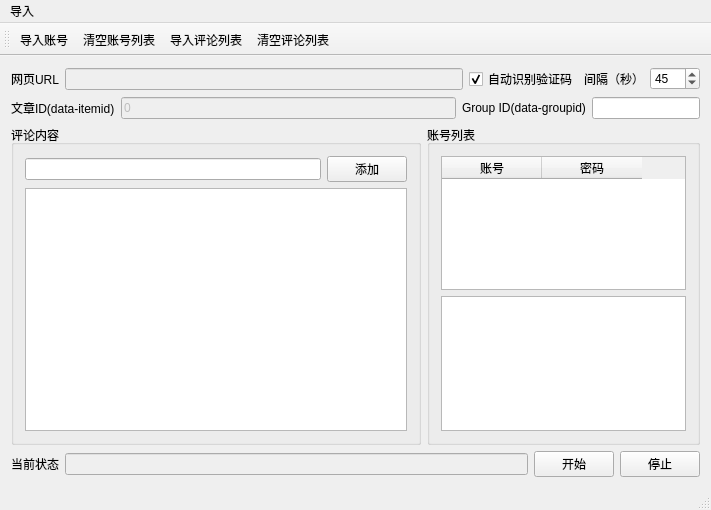
<?xml version="1.0" encoding="UTF-8"?>
<ui version="4.0">
 <class>autobots_toutiaoClass</class>
 <widget class="QMainWindow" name="autobots_toutiaoClass">
  <property name="geometry">
   <rect>
    <x>0</x>
    <y>0</y>
    <width>711</width>
    <height>510</height>
   </rect>
  </property>
  <property name="windowTitle">
   <string>今日头条发帖</string>
  </property>
  <widget class="QWidget" name="centralWidget">
   <layout class="QGridLayout" name="gridLayout_4">
    <item row="0" column="0" colspan="2">
     <layout class="QHBoxLayout" name="horizontalLayout_3">
      <item>
       <widget class="QLabel" name="label_3">
        <property name="text">
         <string>网页URL</string>
        </property>
       </widget>
      </item>
      <item>
       <widget class="QLineEdit" name="lineEdit_url">
        <property name="enabled">
         <bool>false</bool>
        </property>
       </widget>
      </item>
      <item>
       <widget class="QCheckBox" name="checkBox_code_online">
        <property name="text">
         <string>自动识别验证码</string>
        </property>
        <property name="checked">
         <bool>true</bool>
        </property>
       </widget>
      </item>
     </layout>
    </item>
    <item row="0" column="2">
     <layout class="QHBoxLayout" name="horizontalLayout_8">
      <item>
       <widget class="QLabel" name="label_5">
        <property name="text">
         <string>间隔（秒）</string>
        </property>
       </widget>
      </item>
      <item>
       <widget class="QSpinBox" name="spinBox_interval">
        <property name="minimum">
         <number>5</number>
        </property>
        <property name="maximum">
         <number>600</number>
        </property>
        <property name="singleStep">
         <number>5</number>
        </property>
        <property name="value">
         <number>45</number>
        </property>
       </widget>
      </item>
     </layout>
    </item>
    <item row="1" column="0">
     <layout class="QHBoxLayout" name="horizontalLayout_2">
      <item>
       <widget class="QLabel" name="label_2">
        <property name="text">
         <string>文章ID(data-itemid)</string>
        </property>
       </widget>
      </item>
      <item>
       <widget class="QLineEdit" name="lineEdit_page_id">
        <property name="enabled">
         <bool>false</bool>
        </property>
        <property name="text">
         <string>0</string>
        </property>
       </widget>
      </item>
     </layout>
    </item>
    <item row="1" column="1" colspan="2">
     <layout class="QHBoxLayout" name="horizontalLayout_4">
      <item>
       <widget class="QLabel" name="label_4">
        <property name="text">
         <string>Group ID(data-groupid)</string>
        </property>
       </widget>
      </item>
      <item>
       <widget class="QLineEdit" name="lineEdit_comment_group">
        <property name="enabled">
         <bool>true</bool>
        </property>
       </widget>
      </item>
     </layout>
    </item>
    <item row="2" column="0" colspan="3">
     <layout class="QHBoxLayout" name="horizontalLayout_6">
      <item>
       <widget class="QGroupBox" name="groupBox">
        <property name="sizePolicy">
         <sizepolicy hsizetype="Preferred" vsizetype="Preferred">
          <horstretch>6</horstretch>
          <verstretch>0</verstretch>
         </sizepolicy>
        </property>
        <property name="title">
         <string>评论内容</string>
        </property>
        <layout class="QGridLayout" name="gridLayout">
         <item row="0" column="0">
          <layout class="QHBoxLayout" name="horizontalLayout_7">
           <item>
            <widget class="QLineEdit" name="lineEdit_comment_id"/>
           </item>
           <item>
            <widget class="QPushButton" name="pushButton_add_comment_id">
             <property name="text">
              <string>添加</string>
             </property>
            </widget>
           </item>
          </layout>
         </item>
         <item row="1" column="0">
          <widget class="QListWidget" name="listWidget_comment_id">
           <property name="sizePolicy">
            <sizepolicy hsizetype="Expanding" vsizetype="Expanding">
             <horstretch>2</horstretch>
             <verstretch>0</verstretch>
            </sizepolicy>
           </property>
          </widget>
         </item>
        </layout>
       </widget>
      </item>
      <item>
       <widget class="QGroupBox" name="groupBox_2">
        <property name="sizePolicy">
         <sizepolicy hsizetype="Preferred" vsizetype="Preferred">
          <horstretch>4</horstretch>
          <verstretch>0</verstretch>
         </sizepolicy>
        </property>
        <property name="title">
         <string>账号列表</string>
        </property>
        <layout class="QGridLayout" name="gridLayout_2">
         <item row="0" column="0">
          <widget class="QTableWidget" name="tableWidget_account_id">
           <column>
            <property name="text">
             <string>账号</string>
            </property>
           </column>
           <column>
            <property name="text">
             <string>密码</string>
            </property>
           </column>
          </widget>
         </item>
         <item row="1" column="0">
          <widget class="QTextBrowser" name="textBrowser_commentid"/>
         </item>
        </layout>
       </widget>
      </item>
     </layout>
    </item>
    <item row="3" column="0" colspan="3">
     <layout class="QHBoxLayout" name="horizontalLayout">
      <item>
       <layout class="QGridLayout" name="gridLayout_3">
        <item row="0" column="0">
         <widget class="QLabel" name="label_1">
          <property name="text">
           <string>当前状态</string>
          </property>
         </widget>
        </item>
        <item row="0" column="1">
         <widget class="QLineEdit" name="lineEdit_msg">
          <property name="enabled">
           <bool>false</bool>
          </property>
         </widget>
        </item>
       </layout>
      </item>
      <item>
       <layout class="QHBoxLayout" name="horizontalLayout_5">
        <item>
         <widget class="QPushButton" name="pushButton_start">
          <property name="text">
           <string>开始</string>
          </property>
         </widget>
        </item>
        <item>
         <widget class="QPushButton" name="pushButton_pause">
          <property name="text">
           <string>停止</string>
          </property>
         </widget>
        </item>
       </layout>
      </item>
     </layout>
    </item>
   </layout>
  </widget>
  <widget class="QMenuBar" name="menuBar">
   <property name="geometry">
    <rect>
     <x>0</x>
     <y>0</y>
     <width>711</width>
     <height>23</height>
    </rect>
   </property>
   <widget class="QMenu" name="menu">
    <property name="title">
     <string>导入</string>
    </property>
    <addaction name="action_from_txt"/>
    <addaction name="action_clear_accounts"/>
    <addaction name="action_import_commentid"/>
    <addaction name="action_clear_comments"/>
   </widget>
   <addaction name="menu"/>
  </widget>
  <widget class="QToolBar" name="mainToolBar">
   <attribute name="toolBarArea">
    <enum>TopToolBarArea</enum>
   </attribute>
   <attribute name="toolBarBreak">
    <bool>false</bool>
   </attribute>
   <addaction name="action_from_txt"/>
   <addaction name="action_clear_accounts"/>
   <addaction name="action_import_commentid"/>
   <addaction name="action_clear_comments"/>
  </widget>
  <widget class="QStatusBar" name="statusBar"/>
  <action name="action_from_txt">
   <property name="text">
    <string>导入账号</string>
   </property>
   <property name="toolTip">
    <string>txt文本</string>
   </property>
  </action>
  <action name="action_import_commentid">
   <property name="text">
    <string>导入评论列表</string>
   </property>
  </action>
  <action name="action_clear_comments">
   <property name="text">
    <string>清空评论列表</string>
   </property>
  </action>
  <action name="action_clear_accounts">
   <property name="text">
    <string>清空账号列表</string>
   </property>
  </action>
 </widget>
 <layoutdefault spacing="6" margin="11"/>
 <resources>
  <include location="autobots_toutiao.qrc"/>
 </resources>
 <connections/>
</ui>
